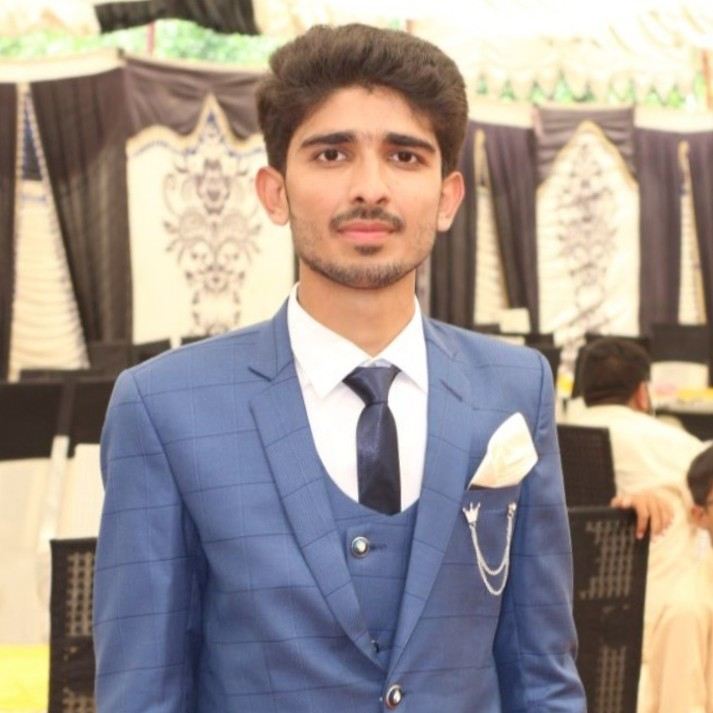
#> input picture jameel.jpg, 713 x 713 px
$ jupyter execute 'Pencil Sketch.ipynb'
#> lines starting #> are read from the running program, lines starting #| are printed output that depends on the picture
[cell 1]
import cv2 as cv
import matplotlib.pyplot as plt
import matplotlib.image as mpimg

[cell 2]
img_path='jameel.jpg'
img=cv.imread(img_path)
#> img is the input picture: shape (713, 713, 3); mean B, G, R 143, 148.9, 159.5
jimin_image=plt.imshow(img)
plt.show()

[cell 3]
b,g,r=img[0, 0]
#> b = 235; g = 255; r = 255
print(b,g,r)
#| 235 255 255
gray_image = cv.cvtColor(img, cv.COLOR_BGR2GRAY)
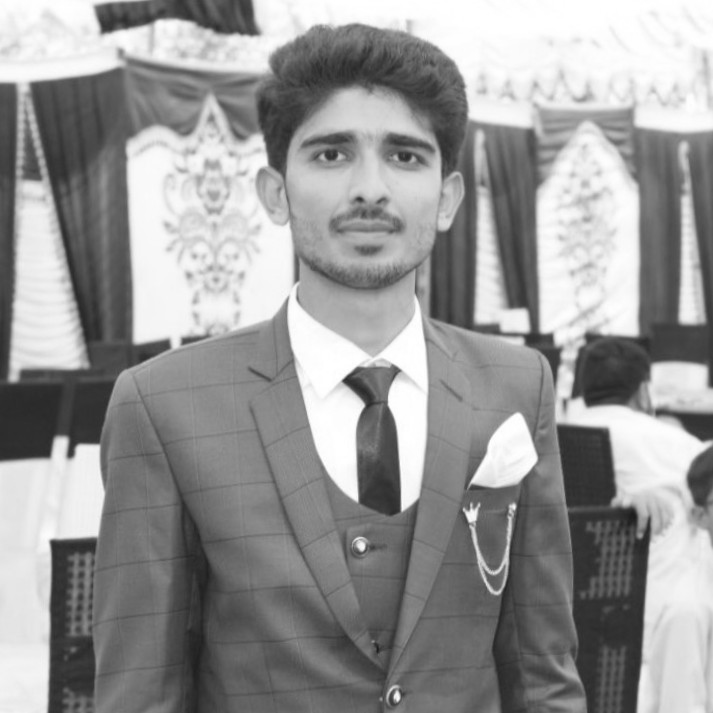
#> gray_image: shape (713, 713); min 28, max 255, mean 151.4
gray_img=plt.imshow(gray_image,cmap='gray')
plt.show()

[cell 4]
inverted_image = 255 - gray_image
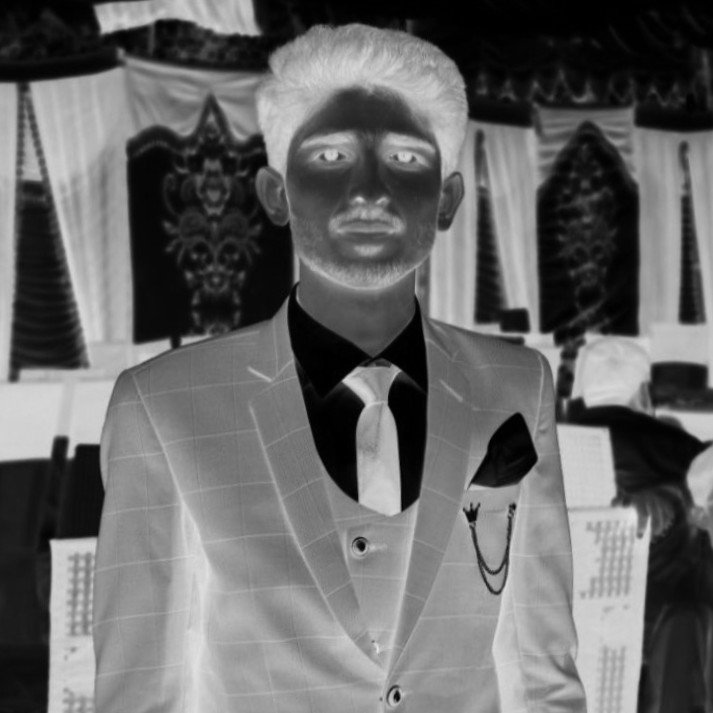
#> inverted_image: shape (713, 713); min 0, max 227, mean 103.6
inv_img=plt.imshow(inverted_image,cmap='gray')
plt.show()

[cell 5]
blurred = cv.GaussianBlur(inverted_image, (21, 21), 0)
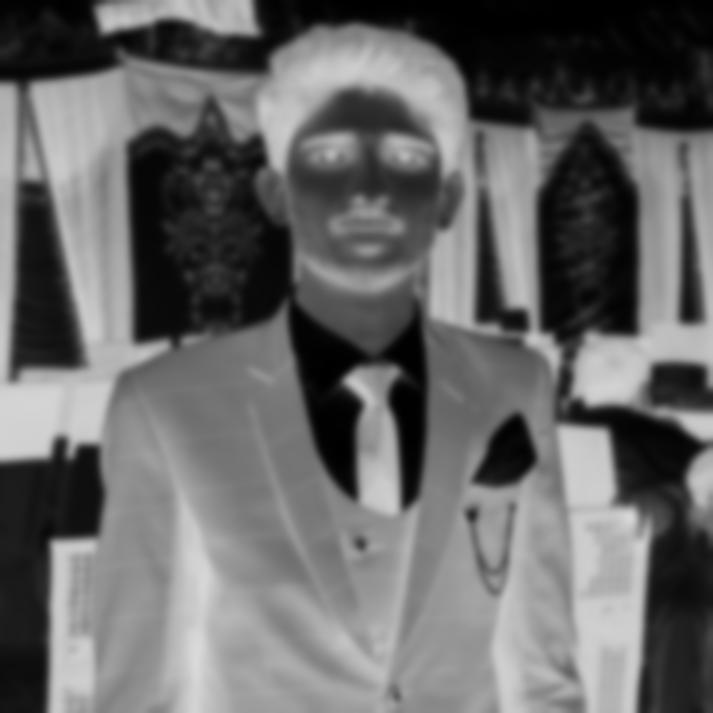
#> blurred: shape (713, 713); min 0, max 217, mean 103.6
plt.imshow(blurred,cmap='gray')
plt.show()

[cell 6]
inverted_blurred = 255 - blurred
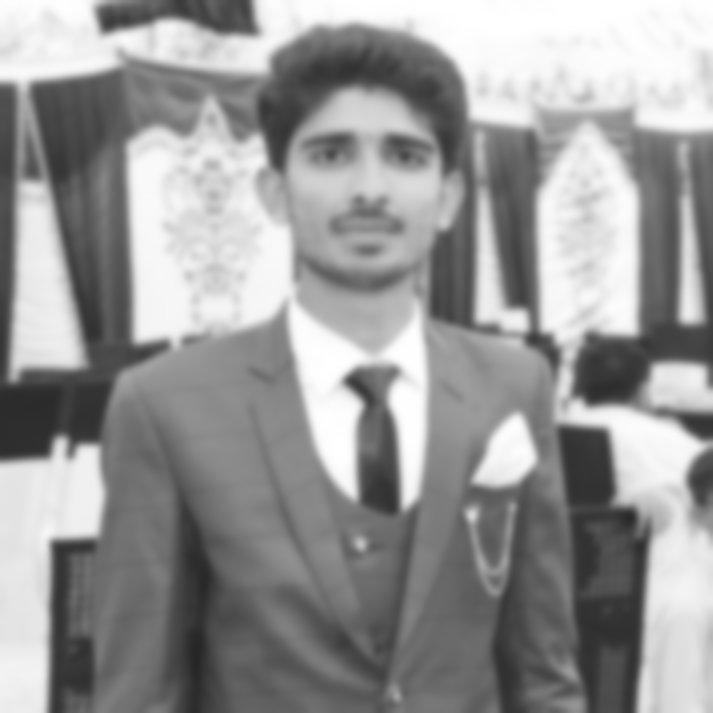
#> inverted_blurred: shape (713, 713); min 38, max 255, mean 151.4
plt.imshow(inverted_blurred,cmap='gray')
plt.show()

[cell 7]
pencil_sketch = cv.divide(gray_image, inverted_blurred,scale=256.0)
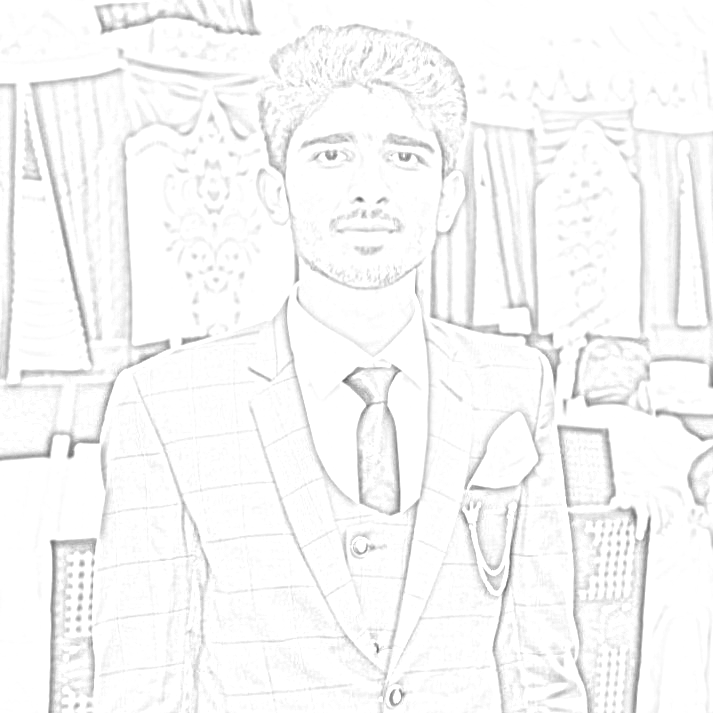
#> pencil_sketch: shape (713, 713); min 97, max 255, mean 247.8
plt.imshow(pencil_sketch,cmap='gray')
plt.title("Pencil sketch of park jimin")
plt.show()
